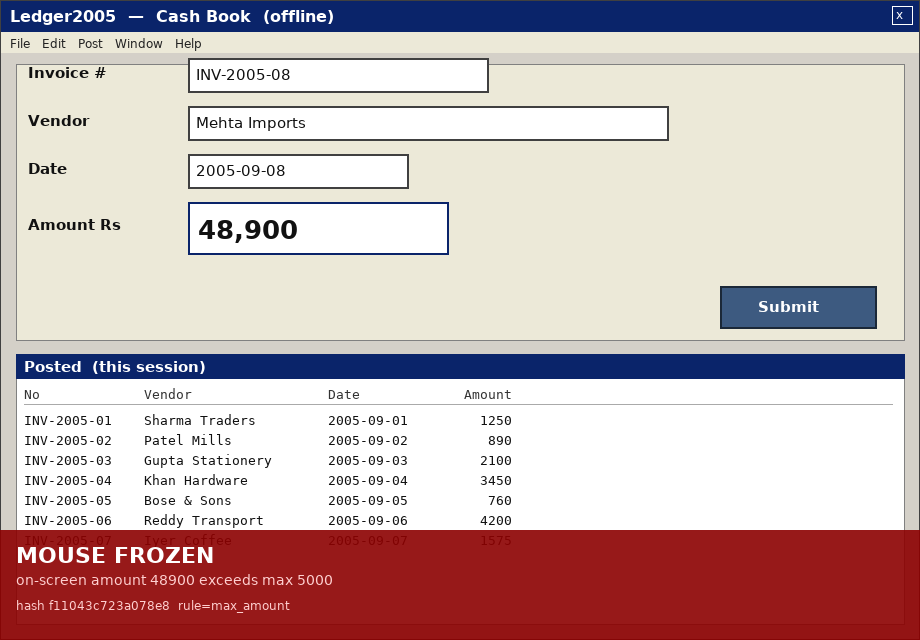
#> input picture run/glass.png, 920 x 640 px
$ python -i ocr.py   (imports and definitions only)
#> lines starting #> are read from the running program, lines starting #| are printed output that depends on the picture; after the words box and inside, x2 and y2 are one past the last pixel; in counts of white or black regions, pixels touching at a corner belong together
#> further down, picture is the input picture: PIL image 920x640 RGB; mean R, G, B 199.5, 179.5, 179.3
"""Read amount / labels off the glass. Pixels only.

Python standard library + Pillow. No Tesseract binary, no Ollama, no
network. Templates are painted with the same DejaVu faces Ledger2005 uses.
"""

from __future__ import annotations

import functools
import re
from pathlib import Path

from PIL import Image, ImageDraw, ImageFont, ImageOps

import config

_AMOUNT_RE = re.compile(
    r"(?:rs\.?|inr|₹)?\s*([0-9]{1,3}(?:,[0-9]{2,3})+|[0-9]+)",
    re.IGNORECASE,
)

# [1 line that did not run here, left out]
# [1 line that did not run here, left out]

# Ledger2005 paint sizes
_AMT_SIZE = 26
_UI_SIZE = 15
_TITLE_SIZE = 16


def load_glass(path: Path) -> Image.Image:
    return Image.open(path).convert("RGB")


# [12 lines left out: functions crop_box, _font, not called in this run]


def _glyph(ch: str, size: int, bold: bool, fill: int = 0, bg: int = 255) -> Image.Image:
    font = _font(_FONT_BOLD if bold else _FONT_REG, size)
    dummy = Image.new("L", (8, 8), bg)
    dr = ImageDraw.Draw(dummy)
    x0, y0, x1, y1 = dr.textbbox((0, 0), ch, font=font)
    w = max(1, x1 - x0 + 2)
    h = max(1, y1 - y0 + 2)
    im = Image.new("L", (w, h), bg)
    ImageDraw.Draw(im).text((1 - x0, 1 - y0), ch, font=font, fill=fill)
    return im


def _binarize(img: Image.Image) -> Image.Image:
    """Ink=0, paper=255. Inverts light-on-dark (Submit button)."""
    g = ImageOps.grayscale(img)
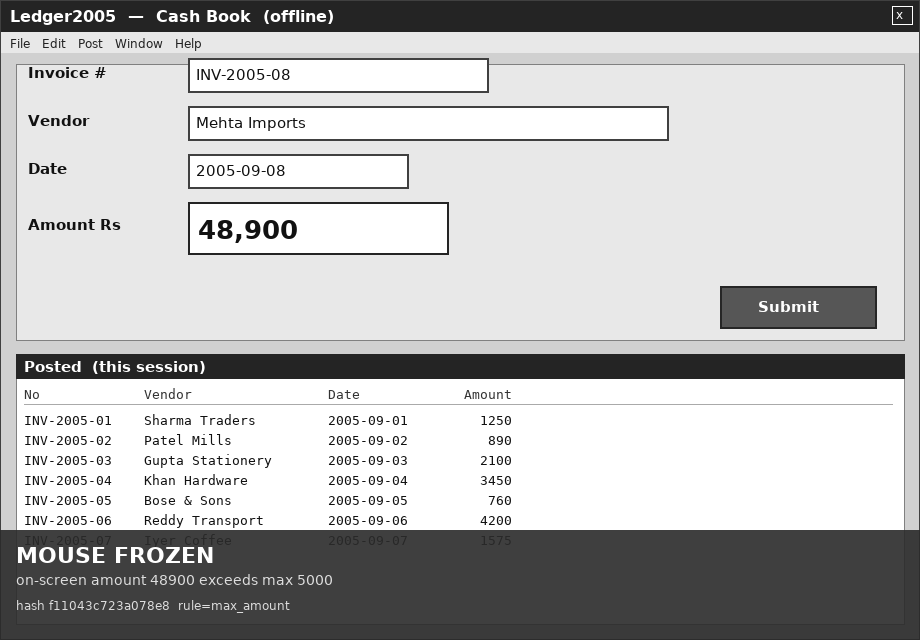
#> g: PIL image 920x640 L; min 17, max 255, mean 185.5
    if g.width < 2 or g.height < 2:
        return g.point(lambda p: 255)
    hist = g.histogram()
#> hist = 256 values, max 207395 at index 232, min 0 at index 0, mean 2300
    # background = most common luminance
    bg = max(range(256), key=lambda i: hist[i])
#> bg = 232
    if bg < 110:
        g = ImageOps.invert(g)
        bg = 255 - bg
    cut = max(40, bg - 48)
#> cut = 184
    return g.point(lambda p: 0 if p < cut else 255)
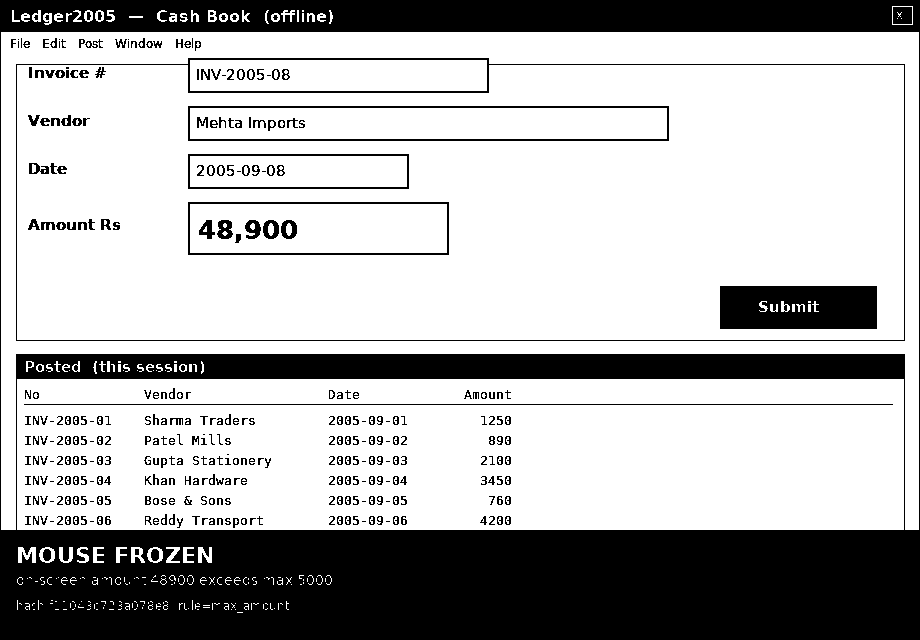
#> returned value: PIL image 920x640 L; 70.2% white; 356 black regions (77 under 20 px), largest, box (x1, y1, x2, y2) and area: (0, 0, 920, 640) 149116, (720, 286, 877, 329) 6483, (16, 58, 905, 341) 3355


# [124 lines left out: functions _ink_bbox, _score, _digit_bank, _column_runs, _classify_blob, _read_digits, not called in this run]


def _contains_word(mask: Image.Image, word: str, size: int = _UI_SIZE, bold: bool = True) -> bool:
    tmpl = _binarize(_glyph(word, size, bold, fill=0, bg=255))
    box = _ink_bbox(tmpl)
    if box:
        x, y, w, h = box
        tmpl = tmpl.crop((x, y, x + w, y + h))
    if tmpl.width > mask.width or tmpl.height > mask.height:
        return False
    step_x = max(1, tmpl.width // 6)
    step_y = max(1, tmpl.height // 6)
    best = 0.0
    for y in range(0, mask.height - tmpl.height + 1, step_y):
        for x in range(0, mask.width - tmpl.width + 1, step_x):
            s = _score(mask, tmpl, x, y)
            if s > best:
                best = s
                if best >= 0.72:
                    return True
    return best >= 0.62


# [23 lines left out: function _find_word, not called in this run]


def read_text(img: Image.Image, psm: int = 6) -> str:
    """Return a space-joined guess of visible labels + digits. psm kept for callers."""
    del psm
    mask = _binarize(img)
    parts: list[str] = []
    for word, size, bold in (
        ("Submit", _UI_SIZE, True),
        ("Invoice", _UI_SIZE, True),
        ("Vendor", _UI_SIZE, True),
        ("Date", _UI_SIZE, True),
        ("Amount", _UI_SIZE, True),
        ("Ledger2005", _TITLE_SIZE, True),
    ):
        if _contains_word(mask, word, size, bold):
            parts.append(word)
#> after the loop, parts = []
    digits = _read_digits(mask, size=_AMT_SIZE, bold=True)
    if not digits:
        digits = _read_digits(mask, size=_UI_SIZE, bold=False)
    if digits:
        parts.append(digits)
    return " ".join(parts)


# [33 lines left out: functions word_boxes, parse_amount, amount_from_region, not called in this run]

>>> from PIL import Image
>>> picture = Image.open('../run/glass.png')
#> (the run stopped early here; a loop or call above may not have finished)
